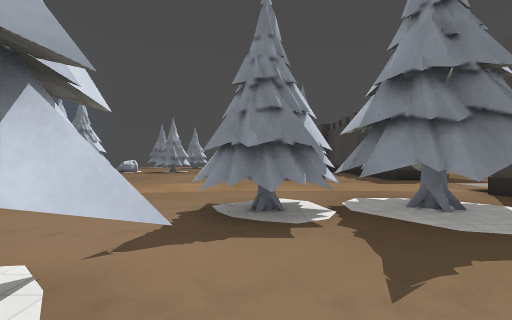
[1] (above)

24 first-person views from a walk through a level from a Godot 3-D game. The camera is 1.2 m above the floor, looks level and sees 90° across. The floor is counted in squares, 2 m on a side. Each view is taken from the middle of a square. On the plan, view 1 faces up. The plan holds only what a view shows up to about 9 squares ahead; the rest is blank. The place goes on beyond the plan. Surface patterns are stand-ins for the level's own textures.

[2]
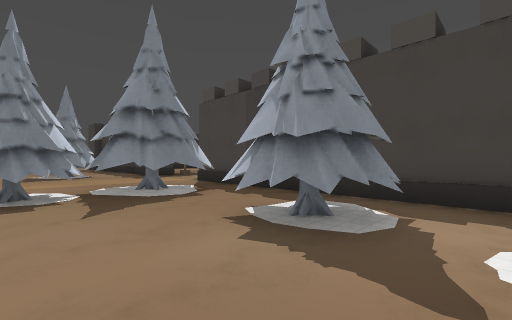

[3]
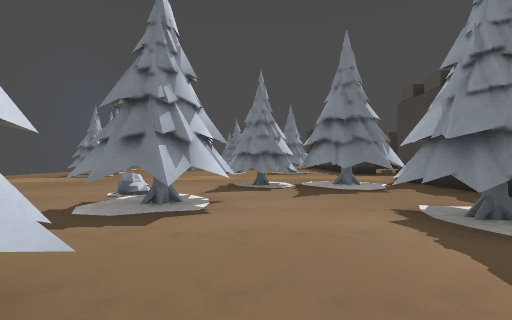

[4]
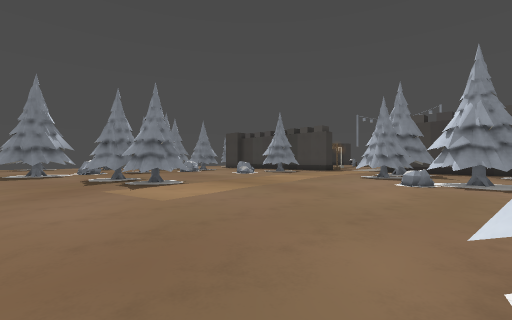

[5]
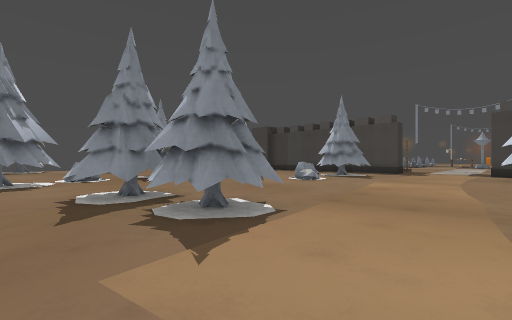

[6]
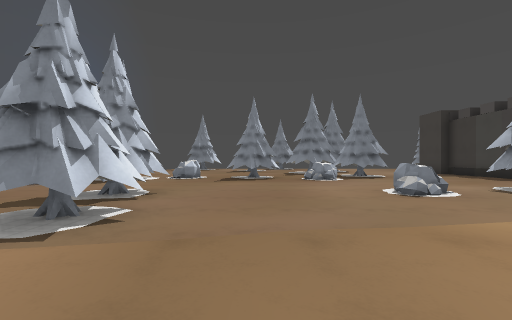

[7]
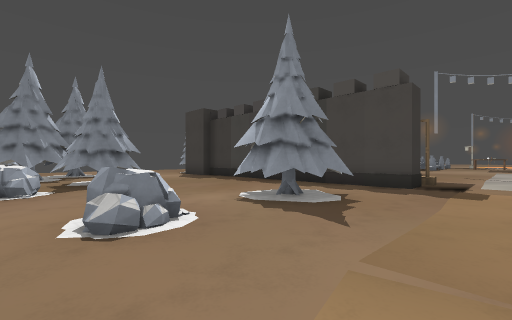

[8]
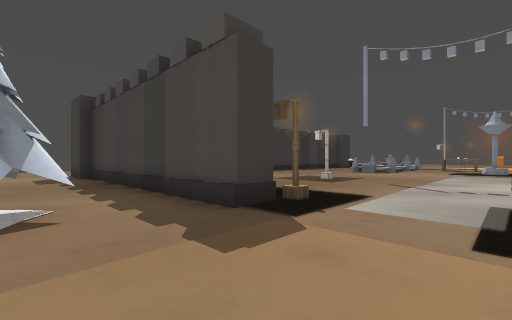

[9]
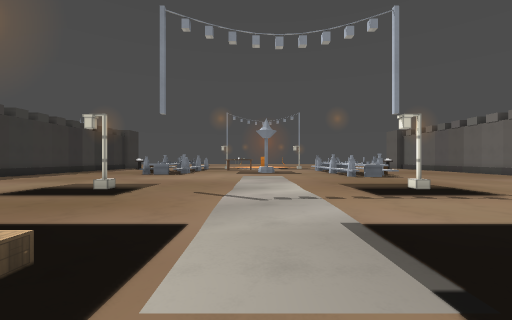

[10]
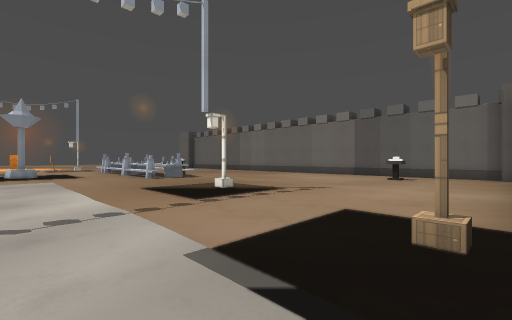

[11]
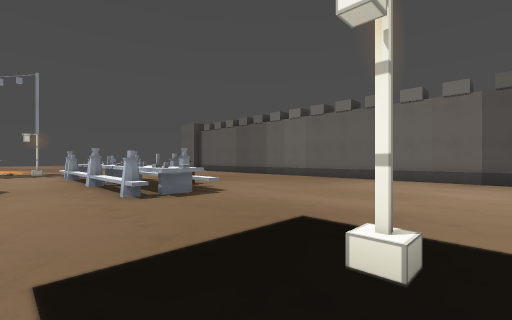

[12]
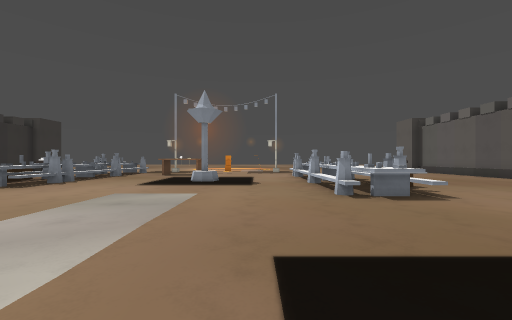

[13]
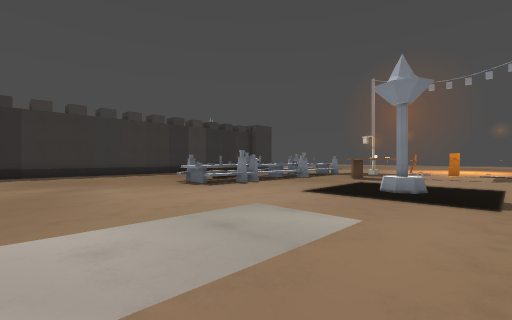

[14]
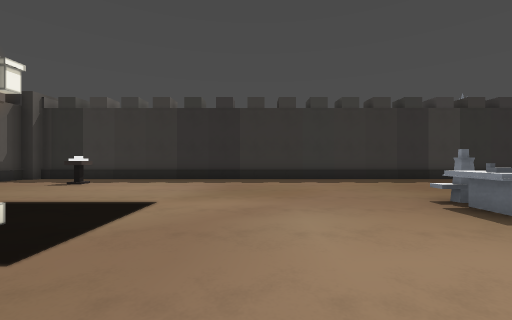

[15]
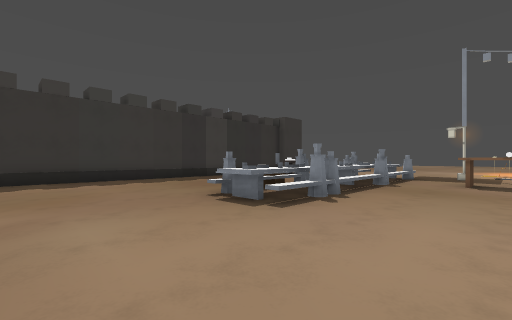

[16]
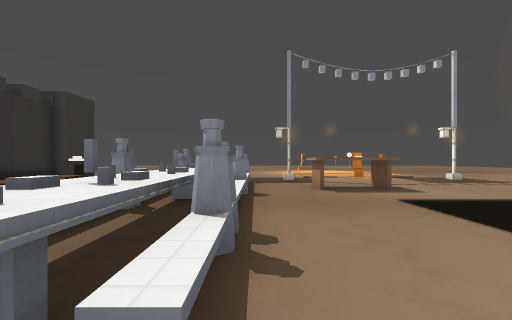

[17]
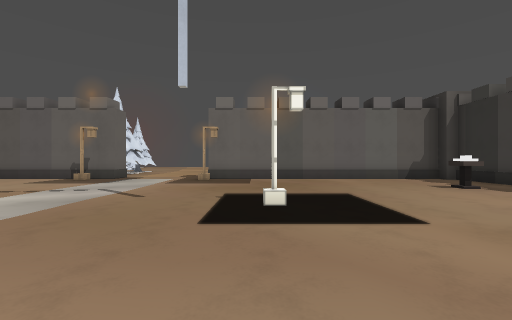

[18]
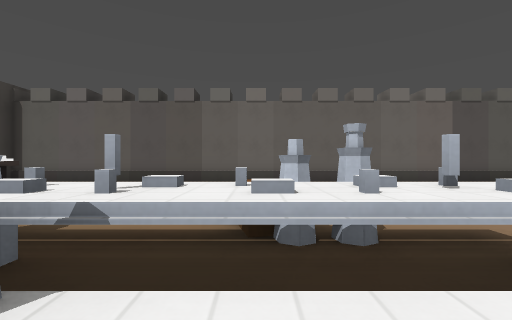

[19]
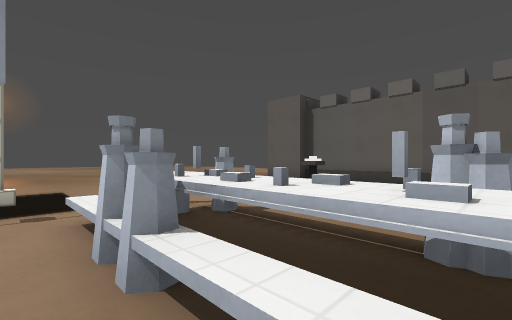

[20]
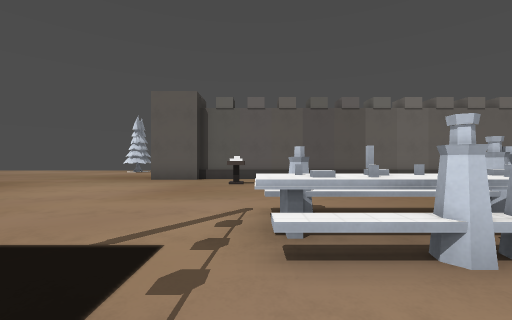

[21]
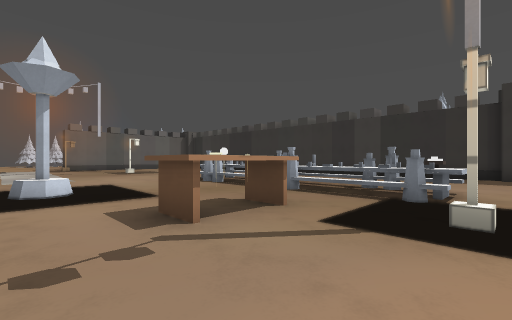

[22]
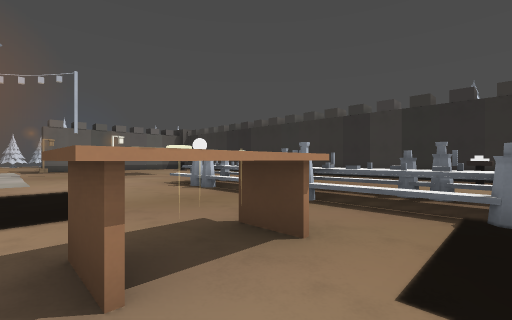

[23]
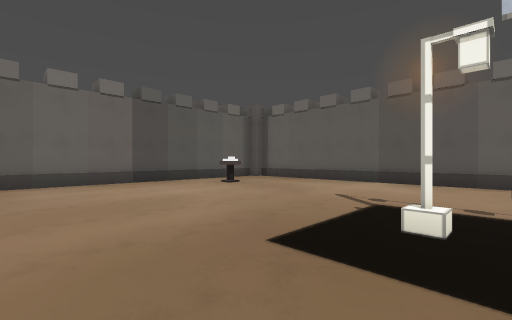

[24]
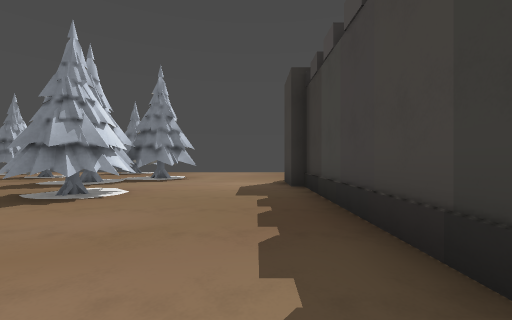

### Floor plan
Key: @ floor where view 1 was taken; # wall or solid block; . floor; / step, stairs or slope; = window, fence, low wall or low ledge; ^ raised ledge; G gate; T thing the floor can be seen under or through; L lamp; A table.
Columns run from 9 left of view 1 to 22 right of it. Each row starts with its distance up from view 1.
 18      #    ...
 17      ...###..
 16  ..  ..##....#
 15  ..   .##....###################
 14  ..    ..#...##............   ..
 13   #=.#..##...##.................
 12 ###..#.^.....##.................
 11 .#...........##..........=^.....
 10 .............##.........^^^^^^^.
  9 ..##....=.##.##...LL....///////.
  8 ..##......##.##................L
  7 ..##..........G.............AA..
  6 ...#......................#.....
  5 ..........................#.....
  4 ...........T.#G.................
  3 .........TTTT##...LL...........L
  2 .............##...LL..^^^^^^^^..
  1 .......##....##........^//^/^...
  0 .#.....##@.####.................
 -1        ....####............  ...
 -2         #..=.##............. ...
 -3          .    #............. ...
 -4               ##################

Where each view was taken, in squares from view 1:
view 1: 0 up, 0 right, facing up
view 2: 2 down, 0 right, facing up-right
view 3: 3 down, 0 right, facing up
view 4: 0 up, 9 left, facing up-right
view 5: 4 up, 8 left, facing up-right
view 6: 4 up, 4 left, facing up
view 7: 6 up, 2 left, facing up-right
view 8: 5 up, 2 right, facing up-right
view 9: 6 up, 4 right, facing right
view 10: 6 up, 5 right, facing down-right
view 11: 4 up, 9 right, facing down-right
view 12: 4 up, 9 right, facing right
view 13: 4 up, 11 right, facing up-right
view 14: 7 up, 12 right, facing up
view 15: 7 up, 12 right, facing up-right
view 16: 9 up, 14 right, facing right
view 17: 9 up, 13 right, facing left
view 18: 3 up, 15 right, facing down
view 19: 3 up, 17 right, facing down-right
view 20: 4 up, 20 right, facing down
view 21: 5 up, 22 right, facing up-left
view 22: 6 up, 21 right, facing up-left
view 23: 3 up, 12 right, facing down-left
view 24: 9 up, 3 right, facing up
